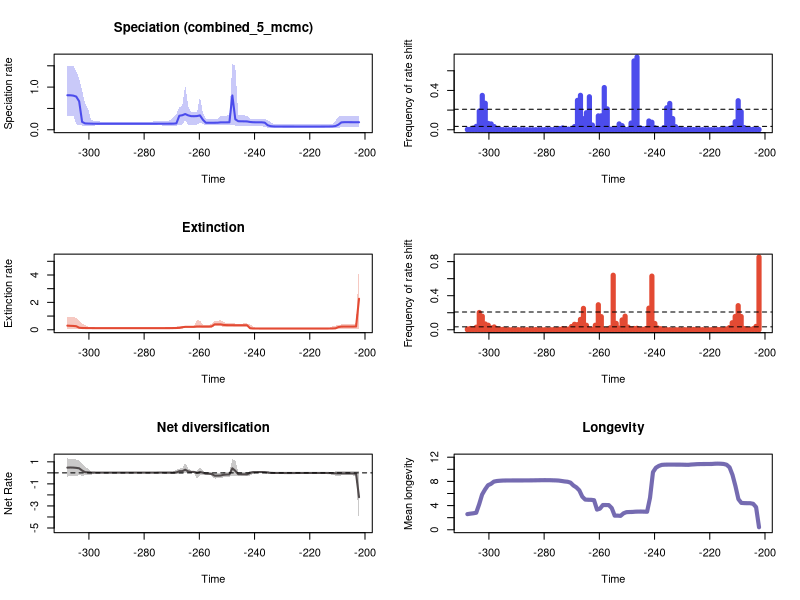

Here is the R script that generated this plot:


pdf(file='C:/Users/SimoesLabAdmin/Documents/BDNN_Arielli/synapsida/pyrate_mcmc_logs/RTT_plots.pdf',width=10, height=15)
par(mfrow=c(3,2))
library(scales)

time=c(-202.160211345, -203.227290035,-204.29436872500003,-205.36144741500004,-206.428526105,-207.49560479500002,-208.56268348500004,-209.629762175,-210.696840865,-211.76391955500003,-212.830998245,-213.898076935,-214.96515562500002,-216.03223431500004,-217.099313005,-218.16639169500002,-219.23347038500003,-220.300549075,-221.367627765,-222.43470645500003,-223.50178514499999,-224.568863835,-225.63594252500002,-226.70302121500004,-227.770099905,-228.837178595,-229.90425728500003,-230.971335975,-232.038414665,-233.10549335500002,-234.17257204499998,-235.239650735,-236.30672942500001,-237.37380811500003,-238.440886805,-239.507965495,-240.57504418500002,-241.64212287499998,-242.709201565,-243.77628025500002,-244.84335894500003,-245.910437635,-246.977516325,-248.04459501500003,-249.111673705,-250.178752395,-251.24583108500002,-252.31290977499998,-253.379988465,-254.447067155,-255.51414584499997,-256.581224535,-257.648303225,-258.71538191499997,-259.782460605,-260.849539295,-261.916617985,-262.983696675,-264.050775365,-265.117854055,-266.18493274499997,-267.252011435,-268.319090125,-269.386168815,-270.453247505,-271.520326195,-272.58740488499996,-273.654483575,-274.721562265,-275.788640955,-276.855719645,-277.922798335,-278.989877025,-280.05695571499996,-281.124034405,-282.191113095,-283.258191785,-284.32527047499997,-285.392349165,-286.459427855,-287.52650654499996,-288.593585235,-289.660663925,-290.727742615,-291.79482130499997,-292.861899995,-293.928978685,-294.99605737499996,-296.063136065,-297.130214755,-298.197293445,-299.264372135,-300.331450825,-301.39852951499995,-302.46560820499997,-303.532686895,-304.599765585,-305.666844275,-306.733922965,-307.801001655)
rate=c(0.17666774724076062, 0.17674123643850081,0.17708802986051844,0.17758438167035726,0.17796646210585965,0.17781953728848654,0.1730233983870822,0.11994973153023042,0.08721931346139533,0.07882400709259205,0.07722075149903063,0.07639439041831658,0.07591265947626785,0.07565429137930238,0.07554114470584206,0.07551041322147116,0.07550710226496457,0.07551265342728594,0.07554114470584206,0.07555769475010146,0.0755726472446831,0.07561004380569186,0.07565791646914105,0.0757959159121369,0.07592170319558601,0.07603606166952223,0.07608694581635608,0.07616427128224408,0.07648680129425148,0.07782448831447092,0.08454294307910065,0.10616277227815274,0.16693462410541776,0.1746386202205336,0.17482142452901886,0.1753050814248254,0.17689145117700383,0.1829121729064025,0.19580778423540593,0.19732220939860018,0.19885277604260526,0.19996244444609407,0.2460143368927316,0.80442609494505,0.1749151779702795,0.17408905410438605,0.17401763275023374,0.17355177595003707,0.16580820472725677,0.16487734444617397,0.16371441680721563,0.16365435108406623,0.16497386918542933,0.2353810646181726,0.3370010941513274,0.3214199612569383,0.3179215067268658,0.3194708858098847,0.3376997488484725,0.3689057482164197,0.34087486944659284,0.32863755753449575,0.14997550800706205,0.14355441265321636,0.14301683239911317,0.14282521097811365,0.14268727545185222,0.1424880028288394,0.14188293299464297,0.1416173576591594,0.14155689532479326,0.14147749176623792,0.14143523231255722,0.14140622087929372,0.14139994360170471,0.14141426041709115,0.1414623246658041,0.14146880573798282,0.14145986735871485,0.14146521962092456,0.14145986735871485,0.14146521962092456,0.14147037590743033,0.14146880573798282,0.14145986735871485,0.1414372558020609,0.14142797665054035,0.14143523231255722,0.141497163334858,0.1416983957508506,0.14226901593614646,0.14384932414763163,0.1460938710567729,0.14920592887960027,0.18520142750755622,0.6667708425488909,0.7782425289461463,0.8009400932607909,0.808511589774177,0.8090952009923247)
minHPD=c(0.07071106736582841, 0.07134230155479579,0.0711281716035706,0.07274799504413572,0.0711281716035706,0.0701348196037728,0.0651638030407857,0.04221876245761192,0.03850718053682105,0.03845828469233687,0.04034742927779497,0.041473521383220094,0.04155057125180791,0.04231132955123513,0.042096704985668656,0.042847208408855295,0.04286321068222133,0.042096704985668656,0.042121439988839764,0.042096704985668656,0.042096704985668656,0.042096704985668656,0.042759792479065264,0.042421781018393175,0.04210705478189383,0.04168740963343775,0.041473521383220094,0.04210705478189383,0.04051963170856236,0.04013910124783668,0.04013910124783668,0.044798501892353564,0.06955698391912228,0.08136738190804145,0.08134883987048507,0.08127658265172229,0.082740245904345,0.08523806648693061,0.08797662504268201,0.09727011647122816,0.09270494041231486,0.09730922591817547,0.09882103730128047,0.1163141419916205,0.11091546332793824,0.11002895895191825,0.11091546332793824,0.10610888658827716,0.10947560655866516,0.1096605561510531,0.10947560655866516,0.10947560655866516,0.10456588801449004,0.13257307185017442,0.17131573266029895,0.11715984084216945,0.11686749748591672,0.11500399568975932,0.09931919675401832,0.2351575843493533,0.12069835762306305,0.11232300580538923,0.09743361309221027,0.09089873882333836,0.09289591264887942,0.09651895582239485,0.09646506901750626,0.10012418572436442,0.1011547457400862,0.10225590774696405,0.10156436255551364,0.10156436255551364,0.10149469328518305,0.10158103400704101,0.10194667724677324,0.1019074292693628,0.10210847154765926,0.10224423822013182,0.10224423822013182,0.10210847154765926,0.10210847154765926,0.10210847154765926,0.10194667724677324,0.1018935297479294,0.1018935297479294,0.10156436255551364,0.10156436255551364,0.10142609868766207,0.10136840737297988,0.10194667724677324,0.09965614430168285,0.08011915826004865,0.09676469566083891,0.09287415337516026,0.09815803665852195,0.10849805656155666,0.12851859521914266,0.3291996153478964,0.3291996153478964,0.32573231559977894)
maxHPD=c(0.3328871752436235, 0.3315090240174473,0.330132621070182,0.33156290586995335,0.33154951730514165,0.333114139516117,0.3330229609318389,0.30970298125928897,0.20419198340697714,0.13745094285841222,0.12994969897234762,0.1270698822803897,0.1254381828185663,0.12539797334463934,0.12478873575498063,0.12542317581201995,0.12539797334463934,0.12457036872531188,0.12452373823978248,0.12452373823978248,0.12451247025770197,0.12460000816931158,0.1254668354746259,0.1254381828185663,0.1254381828185663,0.1254381828185663,0.12551554001159487,0.12653406841560452,0.12703886135550682,0.13413374442341847,0.181121142850949,0.22176102858498897,0.2520307012887347,0.249922642408155,0.24926713930917554,0.24891531524799965,0.2511684924511564,0.25997518106809114,0.32372682345784687,0.33814746666700946,0.33820891682749304,0.35139351659722545,1.4935011014746626,1.550248725876076,0.3455335597604803,0.3316125481783977,0.3313841956660804,0.32418222620095133,0.25193990796352267,0.24728237259047578,0.2475680944794111,0.24776138405082526,0.25224411594419865,0.39023949555229687,0.7786757590044493,0.4090179913351679,0.4061771542010391,0.40633171395718193,0.5586071338832563,1.0585409024253185,0.5556105860172623,0.5208006108906688,0.37483564630529825,0.2868235960425218,0.22404417648472552,0.2125358393409729,0.2059042735554393,0.20546051630794918,0.1970832022596882,0.1950032385106354,0.19382352638426154,0.19371339841787444,0.1935046218100743,0.1935046218100743,0.19371041211542583,0.1935046218100743,0.19359389926315768,0.19371339841787444,0.19371339841787444,0.1935046218100743,0.1935046218100743,0.19359753341597286,0.1935046218100743,0.19359753341597286,0.19371339841787444,0.19344524781949443,0.19359753341597286,0.1935046218100743,0.19382352638426154,0.1960038023348586,0.1996898232238245,0.24405020297114424,0.4981396270112606,0.6097951474012951,0.9219935116141976,1.1995176920065256,1.3790141617994824,1.4990875396850605,1.4990875396850605,1.4984333945525399)
remove_na = !is.na(rate)
time = time[remove_na]
plot(time,time,type = 'n', ylim = c(0, 1.7052735984636838), xlim = c(-308.334541,-201.626672), ylab = 'Speciation rate', xlab = 'Time',main='Speciation (combined_5_mcmc)' )
polygon(c(time, rev(time)), c(maxHPD[remove_na], rev(minHPD[remove_na])), col = alpha('#4c4cec',0.3), border = NA)
lines(time,rate[remove_na], col = '#4c4cec', lwd=2)
mids=c(-202.16560063131314, -203.24345789393942,-204.32131515656567,-205.39917241919193,-206.4770296818182,-207.55488694444446,-208.63274420707071,-209.710601469697,-210.78845873232325,-211.8663159949495,-212.94417325757578,-214.02203052020204,-215.0998877828283,-216.17774504545457,-217.25560230808082,-218.33345957070708,-219.41131683333336,-220.4891740959596,-221.56703135858587,-222.64488862121215,-223.7227458838384,-224.80060314646465,-225.87846040909093,-226.9563176717172,-228.03417493434344,-229.11203219696972,-230.18988945959597,-231.26774672222223,-232.3456039848485,-233.42346124747476,-234.50131851010104,-235.5791757727273,-236.65703303535355,-237.7348902979798,-238.81274756060608,-239.89060482323234,-240.96846208585862,-242.04631934848487,-243.12417661111112,-244.20203387373738,-245.27989113636366,-246.3577483989899,-247.4356056616162,-248.51346292424245,-249.5913201868687,-250.66917744949495,-251.74703471212123,-252.8248919747475,-253.90274923737377,-254.98060650000002,-256.0584637626263,-257.1363210252525,-258.2141782878788,-259.2920355505051,-260.36989281313134,-261.4477500757576,-262.52560733838385,-263.6034646010101,-264.68132186363636,-265.7591791262626,-266.8370363888889,-267.9148936515152,-268.9927509141414,-270.0706081767677,-271.148465439394,-272.22632270202024,-273.3041799646465,-274.38203722727275,-275.459894489899,-276.53775175252525,-277.6156090151515,-278.69346627777776,-279.77132354040407,-280.8491808030303,-281.9270380656566,-283.0048953282828,-284.08275259090914,-285.1606098535354,-286.23846711616164,-287.3163243787879,-288.39418164141415,-289.4720389040404,-290.54989616666666,-291.6277534292929,-292.7056106919192,-293.7834679545455,-294.8613252171717,-295.939182479798,-297.0170397424243,-298.09489700505054,-299.1727542676768,-300.25061153030305,-301.3284687929293,-302.40632605555555,-303.4841833181818,-304.56204058080806,-305.63989784343437,-306.7177551060606,-307.7956123686869)
counts=c(0.0032546786004882017, 0.0035937076213723895,0.00413615405478709,0.00413615405478709,0.006441551396799566,0.022782750203417412,0.1840927583401139,0.295497694602658,0.08157038242473556,0.02115541090317331,0.012544073772714945,0.007119609438567941,0.0043395714673176026,0.0025766205587198264,0.0011526986710062382,0.0010848928668294006,0.000881475454298888,0.0014239218877135883,0.0010848928668294006,0.0010848928668294006,0.0011526986710062382,0.0021697857336588013,0.0023732031461893136,0.001762950908597776,0.0021697857336588013,0.001762950908597776,0.0027122321670735015,0.010848928668294006,0.030919446704637917,0.11445619745050176,0.26790073230268513,0.22369134797938703,0.021833468944941686,0.00440737727149444,0.0067805804176837535,0.020545158665581775,0.07648494711147275,0.0892324382967182,0.011662598318416057,0.01125576349335503,0.020002712232167073,0.7398291293734743,0.700366151342555,0.06841605641442908,0.005221046921616491,0.0031868727963113644,0.04156495796040141,0.05946569026308652,0.00854353132628153,0.011120151885001357,0.005492270138323841,0.212435584486032,0.4294141578519121,0.14225657716300516,0.14117168429617574,0.005424464334147003,0.04834553837808516,0.33590995389205314,0.17344724708435041,0.11276105234608083,0.35055600759425004,0.29922701383238404,0.032343368592351505,0.008882560347165717,0.006373745592622729,0.004271765663140765,0.01871440195280716,0.01240846216436127,0.0025088147545429887,0.001898562516951451,0.0018307567127746134,0.0016273393002441008,0.0014239218877135883,0.0011526986710062382,0.0012205044751830757,0.00047464062923786274,0.0006780580417683754,0.0006102522375915378,0.00047464062923786274,0.000881475454298888,0.0008136696501220504,0.0008136696501220504,0.0010848928668294006,0.0008136696501220504,0.0006102522375915378,0.0006780580417683754,0.0012205044751830757,0.0043395714673176026,0.01186601573094657,0.03220775698399783,0.05912666124220233,0.06468673718470301,0.2698671006238134,0.34947111472742065,0.19019528071602929,0.034919989151071334,0.017222674260916733,0.005017629509085977,0.004610794684024953)
plot(mids,counts,type = 'h', xlim = c(-308.334541,-201.626672), ylim=c(0,0.7398291293734743), ylab = 'Frequency of rate shift', xlab = 'Time',lwd=5,col='#4c4cec')
bf2 = 0.034401756898766796
bf6 = 0.2083928551434427
abline(h=bf2, lty=2)
abline(h=bf6, lty=2)

time=c(-202.160211345, -203.227290035,-204.29436872500003,-205.36144741500004,-206.428526105,-207.49560479500002,-208.56268348500004,-209.629762175,-210.696840865,-211.76391955500003,-212.830998245,-213.898076935,-214.96515562500002,-216.03223431500004,-217.099313005,-218.16639169500002,-219.23347038500003,-220.300549075,-221.367627765,-222.43470645500003,-223.50178514499999,-224.568863835,-225.63594252500002,-226.70302121500004,-227.770099905,-228.837178595,-229.90425728500003,-230.971335975,-232.038414665,-233.10549335500002,-234.17257204499998,-235.239650735,-236.30672942500001,-237.37380811500003,-238.440886805,-239.507965495,-240.57504418500002,-241.64212287499998,-242.709201565,-243.77628025500002,-244.84335894500003,-245.910437635,-246.977516325,-248.04459501500003,-249.111673705,-250.178752395,-251.24583108500002,-252.31290977499998,-253.379988465,-254.447067155,-255.51414584499997,-256.581224535,-257.648303225,-258.71538191499997,-259.782460605,-260.849539295,-261.916617985,-262.983696675,-264.050775365,-265.117854055,-266.18493274499997,-267.252011435,-268.319090125,-269.386168815,-270.453247505,-271.520326195,-272.58740488499996,-273.654483575,-274.721562265,-275.788640955,-276.855719645,-277.922798335,-278.989877025,-280.05695571499996,-281.124034405,-282.191113095,-283.258191785,-284.32527047499997,-285.392349165,-286.459427855,-287.52650654499996,-288.593585235,-289.660663925,-290.727742615,-291.79482130499997,-292.861899995,-293.928978685,-294.99605737499996,-296.063136065,-297.130214755,-298.197293445,-299.264372135,-300.331450825,-301.39852951499995,-302.46560820499997,-303.532686895,-304.599765585,-305.666844275,-306.733922965,-307.801001655)
rate=c(2.2632924907990795, 0.24004699285843262,0.23514953330438754,0.23330397417512572,0.2332482434538818,0.23280092877363645,0.23122323405878842,0.1978813111949989,0.10412321128803867,0.09477274025470225,0.09135018723023833,0.09038695405436323,0.09014803430023846,0.09007870217040098,0.090070517570771,0.09012883681143663,0.0903029876725152,0.09032381183470609,0.090340656726749,0.09037966757020136,0.09039586446760489,0.09044069162485706,0.09059387195248159,0.09074700571917338,0.09087867460271365,0.09088098829228461,0.09086369067934064,0.09083066117269148,0.09082864620361897,0.09080807667442575,0.09080430379452184,0.0908008562716383,0.0908008562716383,0.09083066117269148,0.09102774638139921,0.09135018723023833,0.09250041472962664,0.11358597772020715,0.3322210697111886,0.33135907841553947,0.3304999081135882,0.3306247698256629,0.3320900525001117,0.33545250554996014,0.33671036006197796,0.3387890620377561,0.3553100111620751,0.39575983573585444,0.3955440170245843,0.39577997325047687,0.24922024250273322,0.23398034160747572,0.2336584099090753,0.23363486907072395,0.24089998840346497,0.23988909565523756,0.21643210930077067,0.214902818066416,0.21460163767734652,0.2135051844814976,0.1851774987304916,0.13901437417179263,0.12974417820171846,0.12533839934626667,0.12041952269820846,0.1192086571899976,0.11878616912879272,0.11822713950490173,0.1177642161272332,0.11752698421640032,0.11743099491664785,0.11734876619478612,0.11733626902430713,0.11732653131597826,0.11734980264625752,0.11740838676677974,0.11745660138329149,0.11756885530745072,0.1176576810830326,0.11769770825193704,0.11771367099123016,0.11772674258929619,0.11773923636355048,0.11773923636355048,0.11774925279701227,0.1177762890416397,0.11778935811629727,0.11787558774211548,0.11806992091724106,0.11836340626377906,0.11888697703383572,0.12084087762260091,0.12179166871173258,0.12516105435077735,0.13009232604223023,0.14856865204839909,0.2581874455583298,0.2798932422588365,0.28901462328669647,0.30139809384916344)
minHPD=c(0.08754957503335413, 0.07043613450681918,0.0780200501119951,0.08004244890722755,0.07974278566890985,0.07857114467194111,0.0775356886696532,0.06537263627711279,0.05987556752387625,0.05504458578989706,0.04951368750937586,0.057636911350368566,0.05834998043103428,0.059793566477226216,0.05985371308480974,0.05985371308480974,0.05997738053568147,0.060076589370422435,0.06111260790642597,0.06122460806335175,0.06111260790642597,0.06122460806335175,0.06111260790642597,0.06122460806335175,0.061591687790455846,0.06153874131501344,0.06157849967183206,0.06157849967183206,0.06157849967183206,0.06157849967183206,0.06157849967183206,0.06157849967183206,0.06157849967183206,0.06122460806335175,0.060076589370422435,0.05805152200696303,0.05492736372730668,0.06090128737125755,0.20477115252074043,0.21992233271179693,0.21181495481627935,0.21892875002061463,0.21902801218247656,0.21896525967289582,0.2166874737248441,0.2067530729916153,0.22046468323855628,0.2551451788629395,0.25591581648412703,0.2586045507257508,0.15931622544362295,0.16344850146745538,0.1633664164502518,0.1633664164502518,0.16035887059579765,0.1223070559758078,0.10973205354565048,0.1092696407308377,0.1092696407308377,0.1061362746237102,0.09113375060817853,0.08498654669770989,0.08197458519610917,0.0787623169685589,0.07687585055634223,0.07670521308150076,0.07515374130646507,0.0751220149971461,0.07278174573952632,0.07507630663910313,0.07507630663910313,0.07521350906588474,0.0751220149971461,0.0751220149971461,0.07507630663910313,0.07363786078812065,0.07512863431685465,0.07519602108825928,0.07507630663910313,0.07515374130646507,0.07519602108825928,0.07519602108825928,0.07519602108825928,0.07521350906588474,0.07507630663910313,0.0751220149971461,0.07363786078812065,0.07515374130646507,0.07515374130646507,0.07389758937645931,0.07543654208753817,0.0726214617228784,0.06947856053758693,0.06917142051290454,0.06985794419850512,0.06746275080215029,0.07831769984569618,0.07886098766319195,0.07886098766319195,0.07828585059421106)
maxHPD=c(4.828158582961646, 0.5103217656739194,0.3961023980470675,0.38760618022297894,0.38760618022297894,0.3865589000475929,0.3875330648929887,0.36781683327660547,0.3030218588201454,0.25109197587978044,0.16275131275720084,0.13539583530266774,0.13115964179093936,0.13115964179093936,0.13024922568964822,0.12882381250127736,0.12740978176882375,0.12710878339625598,0.12785154519551276,0.1277184132117558,0.12739235212293215,0.12740347940153382,0.12696176890501562,0.1269483332491819,0.12725637612144242,0.1271173812840823,0.12704044644654924,0.12700146623356884,0.1269483332491819,0.12696176890501562,0.12696176890501562,0.12704044644654924,0.12725637612144242,0.12743136573867617,0.12933449297460936,0.13539583530266774,0.24446173594114745,0.40205003494503333,0.46354722085442573,0.4608820598371502,0.4510136573040708,0.457281484768758,0.45712774842507997,0.4633575812942039,0.46622839477984557,0.46642837756516387,0.57069635031427,0.6834407192661559,0.6673332271899487,0.6730381756760122,0.4321575187195939,0.347581453048406,0.345670212213239,0.34590358344323224,0.6662257443434323,0.730401748125354,0.2879760110489259,0.2829453650824332,0.2826983272663021,0.28040869641236027,0.2679725684370479,0.2469333460577349,0.23652727464481427,0.22695991647853173,0.2069950882900552,0.1986617854326753,0.1941494357403074,0.18870005121897676,0.18142852797037937,0.1815445315518116,0.18081182400190787,0.18057396616417268,0.18043805726714138,0.18043805726714138,0.18006257138295226,0.1781084519298659,0.17941933362294912,0.17899974529652365,0.17862816499334805,0.17862816499334805,0.17891408246632448,0.17891408246632448,0.1789493855095424,0.17899974529652365,0.1790238501286169,0.17941933362294912,0.1781084519298659,0.18012516291333142,0.1816072673542324,0.18320239955773782,0.18984412242267373,0.2109840887833091,0.2389081706632256,0.33532345977569333,0.4355014193653098,0.6274419138441739,0.8883009566800585,0.9119665605981263,0.9282410951292263,0.9577841053090598)
remove_na = !is.na(rate)
time = time[remove_na]
plot(time,time,type = 'n', ylim = c(0, 5.3109744412578115), xlim = c(-308.334541,-201.626672), ylab = 'Extinction rate', xlab = 'Time',main='Extinction' )
polygon(c(time, rev(time)), c(maxHPD[remove_na], rev(minHPD[remove_na])), col = alpha('#e34a33',0.3), border = NA)
lines(time,rate[remove_na], col = '#e34a33', lwd=2)
mids=c(-202.16560063131314, -203.24345789393942,-204.32131515656567,-205.39917241919193,-206.4770296818182,-207.55488694444446,-208.63274420707071,-209.710601469697,-210.78845873232325,-211.8663159949495,-212.94417325757578,-214.02203052020204,-215.0998877828283,-216.17774504545457,-217.25560230808082,-218.33345957070708,-219.41131683333336,-220.4891740959596,-221.56703135858587,-222.64488862121215,-223.7227458838384,-224.80060314646465,-225.87846040909093,-226.9563176717172,-228.03417493434344,-229.11203219696972,-230.18988945959597,-231.26774672222223,-232.3456039848485,-233.42346124747476,-234.50131851010104,-235.5791757727273,-236.65703303535355,-237.7348902979798,-238.81274756060608,-239.89060482323234,-240.96846208585862,-242.04631934848487,-243.12417661111112,-244.20203387373738,-245.27989113636366,-246.3577483989899,-247.4356056616162,-248.51346292424245,-249.5913201868687,-250.66917744949495,-251.74703471212123,-252.8248919747475,-253.90274923737377,-254.98060650000002,-256.0584637626263,-257.1363210252525,-258.2141782878788,-259.2920355505051,-260.36989281313134,-261.4477500757576,-262.52560733838385,-263.6034646010101,-264.68132186363636,-265.7591791262626,-266.8370363888889,-267.9148936515152,-268.9927509141414,-270.0706081767677,-271.148465439394,-272.22632270202024,-273.3041799646465,-274.38203722727275,-275.459894489899,-276.53775175252525,-277.6156090151515,-278.69346627777776,-279.77132354040407,-280.8491808030303,-281.9270380656566,-283.0048953282828,-284.08275259090914,-285.1606098535354,-286.23846711616164,-287.3163243787879,-288.39418164141415,-289.4720389040404,-290.54989616666666,-291.6277534292929,-292.7056106919192,-293.7834679545455,-294.8613252171717,-295.939182479798,-297.0170397424243,-298.09489700505054,-299.1727542676768,-300.25061153030305,-301.3284687929293,-302.40632605555555,-303.4841833181818,-304.56204058080806,-305.63989784343437,-306.7177551060606,-307.7956123686869)
counts=c(0.8537428803905615, 0.03980200705180363,0.012883102793599131,0.0031868727963113644,0.007458638459452129,0.014781665310550583,0.15574993219419583,0.2830892324382967,0.15656360184431786,0.08245185787903445,0.02508814754542989,0.009289395172226742,0.0029834553837808516,0.0033902902088418767,0.0040683482506102524,0.005492270138323841,0.0014917276918904258,0.0015595334960672633,0.0014917276918904258,0.0012883102793599132,0.0026444263628966637,0.0033224844046650394,0.0037293192297260646,0.0025766205587198264,0.0010170870626525631,0.0012205044751830757,0.0012883102793599132,0.0007458638459452129,0.0011526986710062382,0.0007458638459452129,0.0008136696501220504,0.0015595334960672633,0.005017629509085977,0.012137238947653919,0.020002712232167073,0.07390832655275291,0.6298481149986439,0.2537293192297261,0.014646053702196907,0.005627881746677515,0.003525901817195552,0.017426091673447247,0.015324111743965283,0.009425006780580418,0.03200433957146732,0.15954705722809873,0.115608896121508,0.019324654190398697,0.07492541361540547,0.6400867914293463,0.02264713859506374,0.0043395714673176026,0.0027122321670735015,0.1539191754814212,0.2935313262815297,0.053295362082994305,0.004882017900732303,0.006238133984269053,0.05302413886628696,0.2510848928668294,0.12164361269324654,0.06041497152156224,0.06427990235964198,0.03817466775155953,0.008679142934635205,0.008407919717927854,0.012340656360184431,0.005153241117439653,0.0033224844046650394,0.0021697857336588013,0.0009492812584757255,0.0007458638459452129,0.0006780580417683754,0.0014239218877135883,0.0013561160835367507,0.0025088147545429887,0.0014917276918904258,0.0010848928668294006,0.0014239218877135883,0.0010848928668294006,0.0013561160835367507,0.0010848928668294006,0.0006780580417683754,0.0012883102793599132,0.0008136696501220504,0.0020341741253051262,0.004475183075671277,0.006305939788445891,0.010035259018171955,0.03302142663411988,0.021697857336588012,0.053295362082994305,0.06814483319772173,0.1591402224030377,0.20280716029292106,0.030173582858692705,0.012137238947653919,0.014713859506373746,0.00935720097640358)
plot(mids,counts,type = 'h', xlim = c(-308.334541,-201.626672), ylim=c(0,0.8537428803905615), ylab = 'Frequency of rate shift', xlab = 'Time',lwd=5,col='#e34a33')
abline(h=bf2, lty=2)
abline(h=bf6, lty=2)
#Net Diversification Rate
time=c(-202.160211345, -203.227290035,-204.29436872500003,-205.36144741500004,-206.428526105,-207.49560479500002,-208.56268348500004,-209.629762175,-210.696840865,-211.76391955500003,-212.830998245,-213.898076935,-214.96515562500002,-216.03223431500004,-217.099313005,-218.16639169500002,-219.23347038500003,-220.300549075,-221.367627765,-222.43470645500003,-223.50178514499999,-224.568863835,-225.63594252500002,-226.70302121500004,-227.770099905,-228.837178595,-229.90425728500003,-230.971335975,-232.038414665,-233.10549335500002,-234.17257204499998,-235.239650735,-236.30672942500001,-237.37380811500003,-238.440886805,-239.507965495,-240.57504418500002,-241.64212287499998,-242.709201565,-243.77628025500002,-244.84335894500003,-245.910437635,-246.977516325,-248.04459501500003,-249.111673705,-250.178752395,-251.24583108500002,-252.31290977499998,-253.379988465,-254.447067155,-255.51414584499997,-256.581224535,-257.648303225,-258.71538191499997,-259.782460605,-260.849539295,-261.916617985,-262.983696675,-264.050775365,-265.117854055,-266.18493274499997,-267.252011435,-268.319090125,-269.386168815,-270.453247505,-271.520326195,-272.58740488499996,-273.654483575,-274.721562265,-275.788640955,-276.855719645,-277.922798335,-278.989877025,-280.05695571499996,-281.124034405,-282.191113095,-283.258191785,-284.32527047499997,-285.392349165,-286.459427855,-287.52650654499996,-288.593585235,-289.660663925,-290.727742615,-291.79482130499997,-292.861899995,-293.928978685,-294.99605737499996,-296.063136065,-297.130214755,-298.197293445,-299.264372135,-300.331450825,-301.39852951499995,-302.46560820499997,-303.532686895,-304.599765585,-305.666844275,-306.733922965,-307.801001655)
net_rate=c(-2.2057230920496105, -0.08486261666443473,-0.050145699890253054,-0.04445992825611516,-0.043724939330315925,-0.04264829246845292,-0.04407154133439753,-0.04560446354801517,-0.04082366409830926,-0.025248269288294736,-0.01422445293599945,-0.01167033608864186,-0.01116286837684655,-0.011150456166075799,-0.011214238048386914,-0.011369148453066575,-0.011715559800974374,-0.011739885092816737,-0.011728476022351383,-0.011727687426161416,-0.011761865442721965,-0.011828520111724024,-0.012045951928476501,-0.012116637655060393,-0.012380739186388927,-0.012209637659586606,-0.012008855840384313,-0.011831070582220386,-0.0112032096284884,-0.008993126460663881,9.07293626545888e-05,0.027483379885226304,0.0670062207260555,0.07397819523737494,0.07237742208907509,0.07008832147150666,0.06417337645534665,-0.012023919648849826,-0.13555495827089276,-0.13106911333088292,-0.12703073693662087,-0.12444084062754596,0.18627816513682,0.4101600708723606,-0.14474858595686116,-0.15172333988679274,-0.1762093081248351,-0.2438514170933602,-0.2531732354551636,-0.255407423751475,-0.10798638162663815,-0.07501524563040037,-0.07081324263949476,0.013911448061174735,0.07752844819434244,-0.004206912857715701,0.08262688588376212,0.08739223864009234,0.1356152849162946,0.2848033785596333,0.15127414952677098,0.15078337825020094,0.04283402148491176,0.01887686848842921,0.024408674416062263,0.025584533100350863,0.025391869416966292,0.025379677614695947,0.023053335158229944,0.02213195436467897,0.022198661972023446,0.022335252253311996,0.02230409709007265,0.022267258105475182,0.022199689290821403,0.022133551408461308,0.022098341259451294,0.021978939485194648,0.02189219425412915,0.021866111933081123,0.021803348382211707,0.021785870712813467,0.021762992874576007,0.02173822652744817,0.02170503276593473,0.021636965877679232,0.02158482129692434,0.021428381921983892,0.02111689788254728,0.021300516343029503,0.02318346573969583,0.02856238552101233,0.04607688696147666,0.06428713833045646,0.20955987297249348,0.4117259532114821,0.45347804892056554,0.4768244386206806,0.4851354783925648,0.4744212532668398)
net_minHPD=c(-4.692446032366938, -0.3195008360095083,-0.23174083237268295,-0.2158229773641737,-0.2174349244261486,-0.22576528450991148,-0.23671755058977684,-0.2712697937541117,-0.2506020164587895,-0.19707377988622715,-0.07903025667259973,-0.06312318624845142,-0.059635493938078654,-0.059705662665569204,-0.05853221134132819,-0.057492628973311116,-0.056092319207871014,-0.05632738633919976,-0.05600693737198161,-0.0560052578537907,-0.05622162425952344,-0.05600693737198161,-0.05635828093756757,-0.05635828093756757,-0.057492628973311116,-0.057492628973311116,-0.05748940644080119,-0.057242605119931,-0.059339890201528606,-0.060615810065427975,-0.059339890201528606,-0.057492628973311116,-0.036451959361922665,-0.027940322950285187,-0.03158952306978771,-0.033264665339667515,-0.09344350666666763,-0.23668219769575471,-0.30223656543800453,-0.3005944817637073,-0.28614287844080655,-0.299073149447985,-0.3005944817637073,-0.29831031713800493,-0.3341570256969637,-0.3326256222331439,-0.40763561229297796,-0.5111169694677763,-0.5060902167680738,-0.518648723555817,-0.2807649764042382,-0.16556924292482894,-0.16608735753045,-0.15154804801829155,-0.18930815356899855,-0.5700121600674806,-0.05236762400460103,-0.05005332828800994,-0.05585129736763042,0.020364976528379625,-0.10582365260959768,-0.10266332758327523,-0.12778174595476743,-0.12090468172813543,-0.1095415475885021,-0.07941764909548615,-0.06407332600099169,-0.045806208622102024,-0.03899450837646498,-0.034426302272108134,-0.03271218196591913,-0.03244342370794047,-0.03244342370794047,-0.03244342370794047,-0.03177459391888515,-0.03271979181456186,-0.03271979181456186,-0.03271979181456186,-0.03271979181456186,-0.03253604938605567,-0.03253604938605567,-0.0325998968564761,-0.03271979181456186,-0.03271979181456186,-0.03271979181456186,-0.032305954355514976,-0.03244342370794047,-0.03271979181456186,-0.03514473012444187,-0.04145283952129919,-0.052986521885177676,-0.24320090749438444,-0.14605051884098463,-0.22415316159592483,-0.2559357508954496,-0.2183866493048741,-0.2712994053501836,-0.27172836858576355,-0.30104851434981184,-0.33295526199426995)
net_maxHPD=c(0.11195925785538668, 0.20441441783909436,0.1294085231978886,0.12850310705080928,0.12850310705080928,0.12643076012107657,0.1297732773172142,0.17296475818374307,0.12277914840748984,0.06919857079396707,0.07544862396194187,0.045217704779796905,0.04073718567888812,0.038362627815675315,0.03788518963559341,0.03770666717173371,0.03770666717173371,0.03719260866422046,0.03719260866422046,0.03719260866422046,0.036953064831138915,0.03719260866422046,0.03691587329491662,0.03700269208082978,0.03652322287394612,0.03655771316220606,0.03652322287394612,0.03700269208082978,0.03719260866422046,0.048721866191247645,0.10210254872672755,0.13786264891154265,0.1653741659292214,0.16940958421681968,0.1702632002316356,0.17976344267111583,0.19157659049838505,0.17924768792053183,0.067712325715994,0.0555964530398359,0.07906944869916965,0.07967161795447691,1.1750551546117611,1.2214620441833883,0.08251575769622088,0.07722915314250511,0.05513421763249943,-0.03710109119714555,-0.04515558286579202,-0.052224610977229496,0.03784696463371359,0.03249685896449467,0.039713103763800245,0.16835504921865166,0.5225177987188638,0.20549863473373145,0.1886292192753859,0.18546328608573864,0.4119584766401698,0.8909405821775793,0.4281577002988842,0.3918661199087635,0.25609122068496726,0.13155031873618983,0.09446188822451017,0.09355127523029501,0.09298782476262335,0.08985169639290802,0.07892162214837536,0.0778226162570975,0.07816791061926105,0.07772547586858425,0.07755524216639573,0.07747085851173013,0.0778089265321273,0.07625013718718976,0.0759461353591819,0.07577393196680575,0.07577393196680575,0.07600164471153642,0.07626286765954816,0.07626286765954816,0.07625013718718976,0.07634349291725781,0.07657463046073396,0.07747085851173013,0.07751527173689612,0.07770305860662291,0.0778226162570975,0.0777580365883888,0.08672439584462992,0.13139307872254094,0.4283097857142072,0.5350514381336624,0.8536568818111397,1.1315049328350024,1.2001234725851377,1.2530784372781152,1.2875531381407226,1.3050089741246038)
remove_na = !is.na(net_rate)
time = time[remove_na]
plot(time,time,type = 'n', ylim = c(-5.161690635603632, 1.4355098715370642), xlim = c(-308.334541,-201.626672), ylab = 'Net Rate', xlab = 'Time',lwd=2, main='Net diversification', col= '#504A4B' )
polygon(c(time, rev(time)), c(net_maxHPD[remove_na], rev(net_minHPD[remove_na])), col = alpha('#504A4B',0.3), border = NA)
lines(time,net_rate[remove_na], col = '#504A4B', lwd=2)
abline(h=0,lty=2)


time=c(-202.160211345, -203.227290035,-204.29436872500003,-205.36144741500004,-206.428526105,-207.49560479500002,-208.56268348500004,-209.629762175,-210.696840865,-211.76391955500003,-212.830998245,-213.898076935,-214.96515562500002,-216.03223431500004,-217.099313005,-218.16639169500002,-219.23347038500003,-220.300549075,-221.367627765,-222.43470645500003,-223.50178514499999,-224.568863835,-225.63594252500002,-226.70302121500004,-227.770099905,-228.837178595,-229.90425728500003,-230.971335975,-232.038414665,-233.10549335500002,-234.17257204499998,-235.239650735,-236.30672942500001,-237.37380811500003,-238.440886805,-239.507965495,-240.57504418500002,-241.64212287499998,-242.709201565,-243.77628025500002,-244.84335894500003,-245.910437635,-246.977516325,-248.04459501500003,-249.111673705,-250.178752395,-251.24583108500002,-252.31290977499998,-253.379988465,-254.447067155,-255.51414584499997,-256.581224535,-257.648303225,-258.71538191499997,-259.782460605,-260.849539295,-261.916617985,-262.983696675,-264.050775365,-265.117854055,-266.18493274499997,-267.252011435,-268.319090125,-269.386168815,-270.453247505,-271.520326195,-272.58740488499996,-273.654483575,-274.721562265,-275.788640955,-276.855719645,-277.922798335,-278.989877025,-280.05695571499996,-281.124034405,-282.191113095,-283.258191785,-284.32527047499997,-285.392349165,-286.459427855,-287.52650654499996,-288.593585235,-289.660663925,-290.727742615,-291.79482130499997,-292.861899995,-293.928978685,-294.99605737499996,-296.063136065,-297.130214755,-298.197293445,-299.264372135,-300.331450825,-301.39852951499995,-302.46560820499997,-303.532686895,-304.599765585,-305.666844275,-306.733922965,-307.801001655)
rate=c(0.4186439890296523, 3.742674247198407,4.294925680891526,4.392925931302249,4.394874740237855,4.409558531350285,4.444069523342379,5.068133625980734,7.21488927338103,9.065174055844404,10.324084035338053,10.757152076952492,10.883603780400263,10.922663540201505,10.93679391619681,10.924276256818288,10.884047132616576,10.878407533249181,10.87549150435087,10.870383110197642,10.864738951084487,10.85289969531763,10.818112992714402,10.789841315493431,10.740443045847131,10.749709295247674,10.764671808806233,10.773595657121591,10.775031961014825,10.776363053069941,10.776748828741505,10.776368681950062,10.766433893344777,10.732396001602796,10.560816226685825,10.261746612164867,9.531082617729076,5.294704459530633,2.981852986117258,2.9976647590543695,3.009358806128648,3.006686227746149,2.9907828925276654,2.948082123538518,2.9351680173494663,2.912615393883236,2.720401133296496,2.3008139602064057,2.3368359760932824,2.3365088366759608,3.594665645271345,4.078356035595964,4.090679343819482,4.092573876806128,3.4914071658980017,3.338401260408517,4.890390468255689,4.952761105750085,4.962922155755782,4.994521682110938,5.478622291817923,6.519404806236108,7.010138285201532,7.321235259958745,7.797967844545536,7.942898537222948,7.992672283226352,8.068707464053917,8.137642406641016,8.166078810288798,8.179788498240876,8.198662219013775,8.20096081605851,8.201543682158855,8.197323139818627,8.188111671008024,8.18095791093344,8.172182120965154,8.167661130069373,8.165783430620783,8.162335444584636,8.161003591275414,8.159525860653076,8.159266743105242,8.157356455563134,8.153707470085006,8.150799622003039,8.139230750205424,8.108101871627634,8.063457926688741,7.965163079075171,7.591728135017791,7.365360481743502,6.666805283871294,5.829169814810851,4.215735152578916,2.818279517903872,2.724962195749985,2.6647344645036304,2.585951997669097)
minHPD=c(0.4186439890296523, 3.742674247198407,4.294925680891526,4.392925931302249,4.394874740237855,4.409558531350285,4.444069523342379,5.068133625980734,7.21488927338103,9.065174055844404,10.324084035338053,10.757152076952492,10.883603780400263,10.922663540201505,10.93679391619681,10.924276256818288,10.884047132616576,10.878407533249181,10.87549150435087,10.870383110197642,10.864738951084487,10.85289969531763,10.818112992714402,10.789841315493431,10.740443045847131,10.749709295247674,10.764671808806233,10.773595657121591,10.775031961014825,10.776363053069941,10.776748828741505,10.776368681950062,10.766433893344777,10.732396001602796,10.560816226685825,10.261746612164867,9.531082617729076,5.294704459530633,2.981852986117258,2.9976647590543695,3.009358806128648,3.006686227746149,2.9907828925276654,2.948082123538518,2.9351680173494663,2.912615393883236,2.720401133296496,2.3008139602064057,2.3368359760932824,2.3365088366759608,3.594665645271345,4.078356035595964,4.090679343819482,4.092573876806128,3.4914071658980017,3.338401260408517,4.890390468255689,4.952761105750085,4.962922155755782,4.994521682110938,5.478622291817923,6.519404806236108,7.010138285201532,7.321235259958745,7.797967844545536,7.942898537222948,7.992672283226352,8.068707464053917,8.137642406641016,8.166078810288798,8.179788498240876,8.198662219013775,8.20096081605851,8.201543682158855,8.197323139818627,8.188111671008024,8.18095791093344,8.172182120965154,8.167661130069373,8.165783430620783,8.162335444584636,8.161003591275414,8.159525860653076,8.159266743105242,8.157356455563134,8.153707470085006,8.150799622003039,8.139230750205424,8.108101871627634,8.063457926688741,7.965163079075171,7.591728135017791,7.365360481743502,6.666805283871294,5.829169814810851,4.215735152578916,2.818279517903872,2.724962195749985,2.6647344645036304,2.585951997669097)
maxHPD=c(0.4186439890296523, 3.742674247198407,4.294925680891526,4.392925931302249,4.394874740237855,4.409558531350285,4.444069523342379,5.068133625980734,7.21488927338103,9.065174055844404,10.324084035338053,10.757152076952492,10.883603780400263,10.922663540201505,10.93679391619681,10.924276256818288,10.884047132616576,10.878407533249181,10.87549150435087,10.870383110197642,10.864738951084487,10.85289969531763,10.818112992714402,10.789841315493431,10.740443045847131,10.749709295247674,10.764671808806233,10.773595657121591,10.775031961014825,10.776363053069941,10.776748828741505,10.776368681950062,10.766433893344777,10.732396001602796,10.560816226685825,10.261746612164867,9.531082617729076,5.294704459530633,2.981852986117258,2.9976647590543695,3.009358806128648,3.006686227746149,2.9907828925276654,2.948082123538518,2.9351680173494663,2.912615393883236,2.720401133296496,2.3008139602064057,2.3368359760932824,2.3365088366759608,3.594665645271345,4.078356035595964,4.090679343819482,4.092573876806128,3.4914071658980017,3.338401260408517,4.890390468255689,4.952761105750085,4.962922155755782,4.994521682110938,5.478622291817923,6.519404806236108,7.010138285201532,7.321235259958745,7.797967844545536,7.942898537222948,7.992672283226352,8.068707464053917,8.137642406641016,8.166078810288798,8.179788498240876,8.198662219013775,8.20096081605851,8.201543682158855,8.197323139818627,8.188111671008024,8.18095791093344,8.172182120965154,8.167661130069373,8.165783430620783,8.162335444584636,8.161003591275414,8.159525860653076,8.159266743105242,8.157356455563134,8.153707470085006,8.150799622003039,8.139230750205424,8.108101871627634,8.063457926688741,7.965163079075171,7.591728135017791,7.365360481743502,6.666805283871294,5.829169814810851,4.215735152578916,2.818279517903872,2.724962195749985,2.6647344645036304,2.585951997669097)
remove_na = !is.na(rate)
time = time[remove_na]
plot(time,time,type = 'n', ylim = c(0, 12.030473307816493), xlim = c(-308.334541,-201.626672), ylab = 'Mean longevity', xlab = 'Time',main='Longevity' )
polygon(c(time, rev(time)), c(maxHPD[remove_na], rev(minHPD[remove_na])), col = alpha('#756bb1',0.3), border = NA)
lines(time,rate[remove_na], col = '#756bb1', lwd=4)

n <- dev.off()
